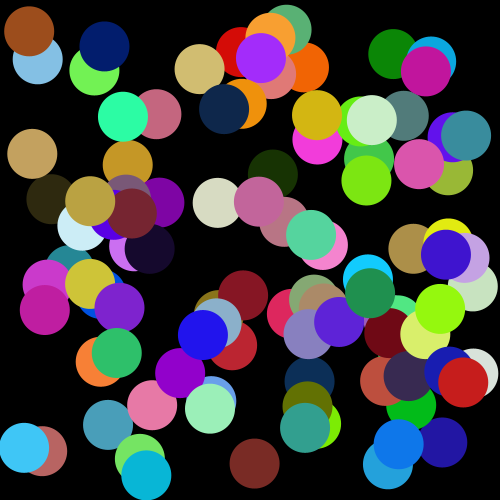
Frame 1 (no input)
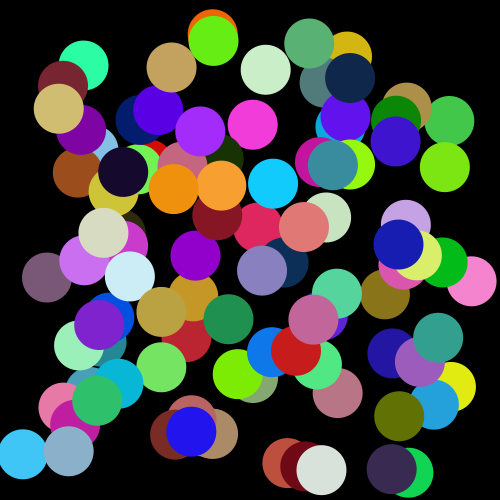
Frame 60 (the mouse pressed at the canvas centre just before this capture)
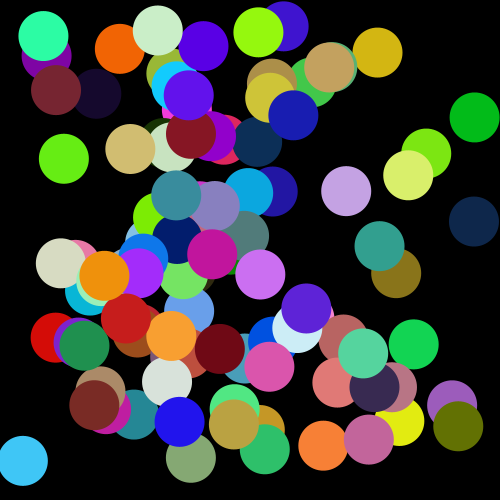
Frame 120 (the mouse held since frame 60 and released just before this capture)

The Processing sketch that drew these frames (run headless with seeded random() and noise(); from frame 60 on, the mouse is pressed at the canvas centre):

// Processing sketch: ball_attempt2
// ── ball_attempt2.pde
Ball[] balls;
int numBalls = 100;

void setup() {
  size(500, 500);
  balls = new Ball[numBalls];

  for (int i = 0; i < numBalls; i++) {
    balls[i] = new Ball(random(20, 480), random(20, 480), 50);
  }
}


void draw() {
  background(0);
  noStroke();

  for (int i = 0; i < numBalls; i++) {
    balls[i].display();
    balls[i].update();
  }
}

// ── Ball.pde
class Ball {       //Creating a ball class.

  //Fields - data
  float x, y;    //Ball position
  float radius;  //Ball radius
  float vx, vy;  //Ball velocity (x & y)
  color col = color(random(255), random(255), random(255));     //Ball colour


  //Constructor
  Ball (float startX, float startY, float r) {
    x         = startX;
    y         = startY;
    radius    = r;
    vx        = random(-3, 3);
    vy        = random(-3, 3);
  }

  void display() {
    fill(col);
    ellipse(x, y, radius, radius);
  }

  void update() {
    x = x+vx;
    y = y+vy;

    if (x + radius/2 > width || x - radius/2 < 0) {
      vx = -vx;
    }

    if (y + radius/2 > height || y - radius/2 < 0) {
      vy = -vy;
    }
  }
}
